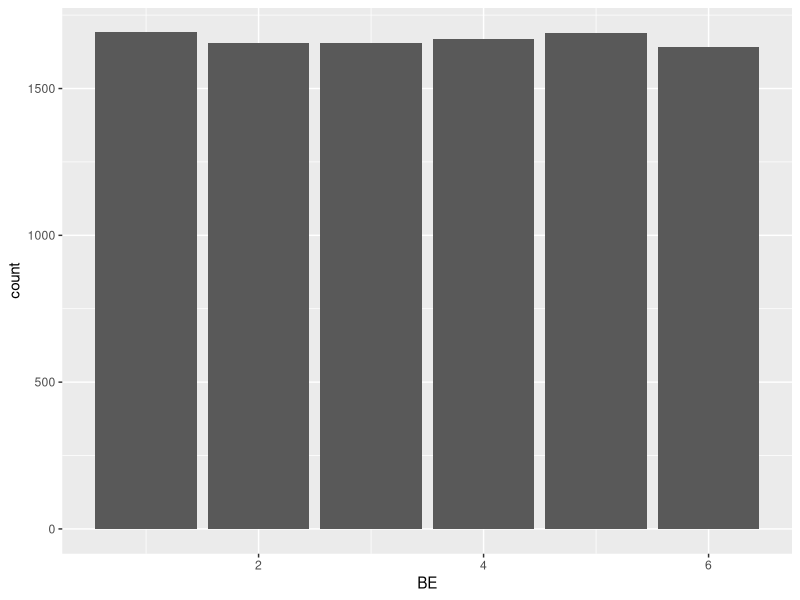

Recreate this plot in R.
library(ggplot2)
N<-10000 # Total number of of students in the class
R <- seq(1:10) # Level of efficiency


BE <-sample(c(1:6),size=N,replace = TRUE)
AF <-sample(c(7:9),size=N,replace = TRUE)

df <- data.frame(BE,AF)

p <- ggplot(df, aes(x=BE)) + 
  geom_bar()
p


